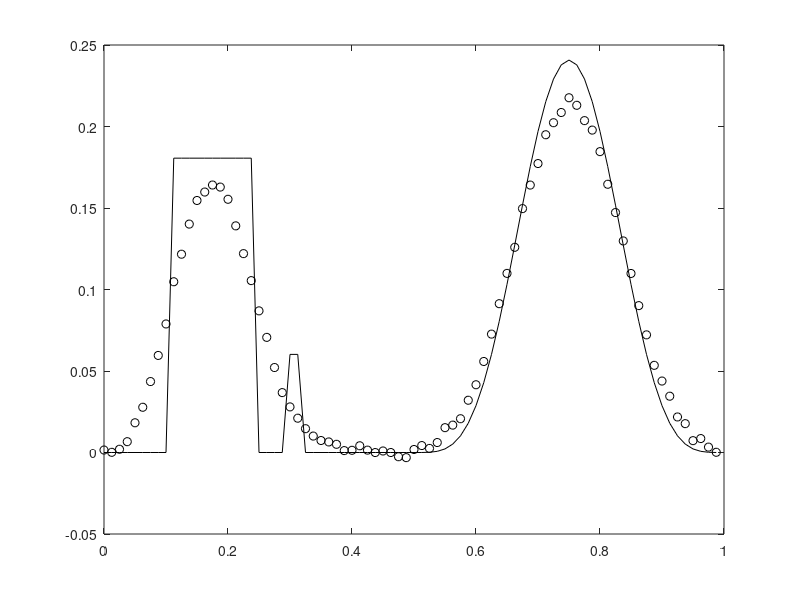

Reproduce this figure in MATLAB. (Note: this script raises an error after producing the figure.)
%  
%  1d image deblurring inverse problem with Dirichlet boundary conditions.
%
clear all, close all
n = 80; %%%input(' No. of grid points = ');
h = 1/n;
t = [0:h:1-h]';
sig = .05; %%%input(' Kernel width sigma = ');
kernel = (-100*t+10).*(t<=1/10);
A = toeplitz(kernel)*h;

% Set up true solution x_true and data b = A*x_true + error.
x_true = .75*(.1<t&t<.25) + .25*(.3<t&t<.32) + (.5<t&t<1).*sin(2*pi*t).^4;
x_true = x_true/norm(x_true);
Ax = A*x_true;
err_lev = 2; %%%input(' Percent error in data = ');
sigma = err_lev/100 * norm(Ax) / sqrt(n);
eta =  sigma * randn(n,1);
b = Ax + eta;
figure(1), 
  plot(t,x_true,'k',t,b,'ko')
  %legend('true image','blurred, noisy data','Location','NorthWest')

[U,S,V] = svd(A);
dS = diag(S); dS2 = dS.^2; 
Utb = U'*b;

GCV_fn = @(a) sum((a^2*Utb.^2)./(dS2+a).^2)/(n-sum(dS2./(dS2+a)))^2;
Lcurve_fn = @(alpha) - curvatureLcurve(alpha,A,U,S,V,b);

%figure(2);
%aph = logspace(-13,-1);
%loglog(aph, arrayfun(GCV_fn,aph));
alpha_gcv = fminbnd( GCV_fn , 1e-6, 1e-1)
alpha_lcv = fminbnd( Lcurve_fn , 1e-6, 1e-1)


figure(2);
plot(t,x_true,'k',...
     t,(A'*A + alpha_gcv*eye(n))\A'*b,'b:x',...
     t,(A'*A + alpha_lcv*eye(n))\A'*b,'g-d');
title('Tikhonov filter')
legend('true',sprintf('GCV alpha = %.3e',alpha_gcv),sprintf('L curve alpha = %.3e',alpha_lcv))
saveTightFigure(figure(2),'29a_reconstruction.pdf') 


% Find the UPRE choice for k (see Section 2.2)
U_fn = @(k) norm(Utb(k+1:n))^2+2*sigma^2*k;
Uvals = zeros(n,1);
for i=1:n, Uvals(i)=U_fn(i); end
upre_k = find(Uvals == min(Uvals))

% Find the DP choice for k (see Section 2.2)
D_fn = @(k) (norm(Utb(k+1:n))^2-n*sigma^2)^2;
Dvals = zeros(n,1);
for i=1:n, Dvals(i)=D_fn(i); end
dp_k = find(Dvals == min(Dvals))

% Now compute the regularized solution for TSVD
phi = zeros(n,1); phi(1:upre_k)=1; 
idx = (dS>0);
dSfilt = zeros(size(dS));
dSfilt(idx) = phi(idx)./dS(idx); 
upre_xfilt = V*(dSfilt.*(U'*b));

phi = zeros(n,1); phi(1:dp_k)=1; 
idx = (dS>0);
dSfilt = zeros(size(dS));
dSfilt(idx) = phi(idx)./dS(idx); 
dp_xfilt = V*(dSfilt.*(U'*b));

figure(3);
plot(t,x_true,'k',...
     t,upre_xfilt,'b-x',...
     t,dp_xfilt,'g:d');
title('TSVD filter')
legend('true',sprintf('UPRE k = %d',upre_k),sprintf('DP k = %d',dp_k),'Location','NorthWest')
saveTightFigure(figure(3),'29b_reconstruction.pdf') 
